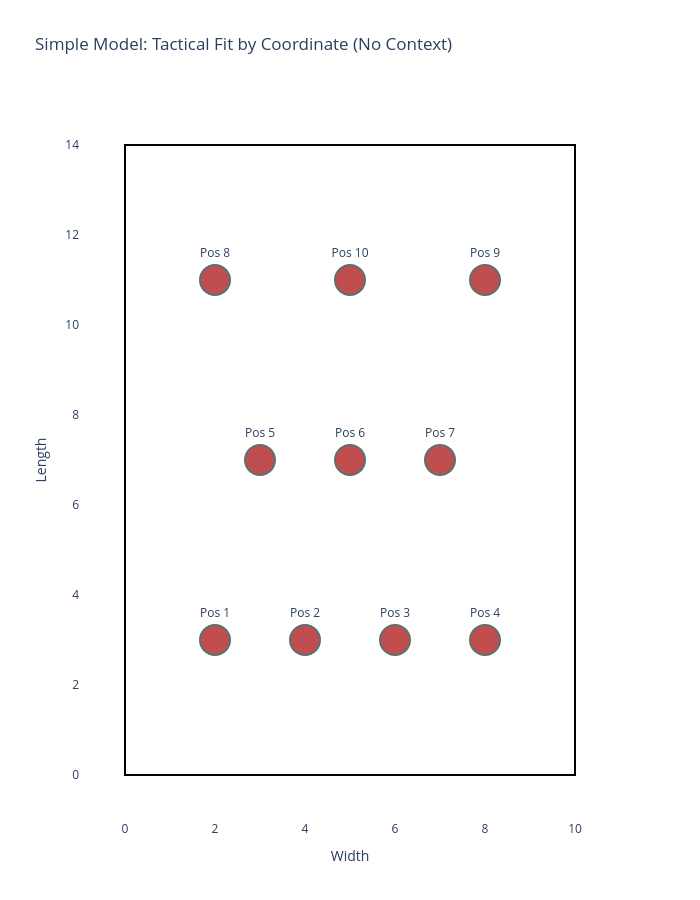

Notebook code cell kept with this figure:
### Code cell
import plotly.graph_objects as go
import numpy as np
import torch
import pandas as pd


def visualize_simple_tactical_fit(
    custom_coords, squad_df, model, device, player_stats_cols
):
    """
    custom_coords: List of tuples [(x, y), ...] for any number of positions
    squad_df: DataFrame containing the squad to rank
    """
    model.eval()

    # 1. Prepare Coordinates
    coords_np = np.array(custom_coords, dtype=float)

    # Normalize globally exactly like the simple model training
    coords_norm = coords_np.copy()
    coords_norm[:, 0] = (coords_norm[:, 0] - 5.0) / 4.0
    coords_norm[:, 1] = (coords_norm[:, 1] - 7.0) / 4.0

    all_rankings = []

    # 2. Process each position independently (Simple Model Logic)
    for i in range(len(coords_norm)):
        # Convert single position to tensor (Batch size 1)
        target_pos_tensor = torch.tensor([coords_norm[i]], dtype=torch.float32).to(
            device
        )

        with torch.no_grad():
            # Encode the 'Position Requirement'
            p_emb = model.position_tower(target_pos_tensor)
            p_norm = p_emb / (torch.linalg.norm(p_emb, dim=1, keepdim=True) + 1e-8)

            # Score all players in the squad
            scores = []
            for _, player_row in squad_df.iterrows():
                # Extract player stats
                p_stats = torch.tensor(
                    [player_row[player_stats_cols].values], dtype=torch.float32
                ).to(device)

                # Encode Player (BatchNorm here uses moving averages due to model.eval())
                u_emb = model.player_tower(p_stats)
                u_norm = u_emb / (torch.linalg.norm(u_emb, dim=1, keepdim=True) + 1e-8)

                # Calculate Similarity
                score = torch.matmul(p_norm, u_norm.T).item()
                scores.append((player_row["player_name"], score))

        # Sort leaderboard for this specific dot
        scores.sort(key=lambda x: x[1], reverse=True)
        top_list = "<br>".join([f"{name}: {s:.4f}" for name, s in scores[:5]])
        all_rankings.append(top_list)

    # 3. Create Plotly Visualization
    fig = go.Figure()

    # Draw the pitch boundaries for context
    fig.add_shape(type="rect", x0=0, y0=0, x1=10, y1=14, line=dict(color="Black"))

    fig.add_trace(
        go.Scatter(
            x=coords_np[:, 0],
            y=coords_np[:, 1],
            mode="markers+text",
            marker=dict(
                size=30,
                color="FireBrick",  # Changed color to distinguish from advanced model
                line=dict(width=2, color="DarkSlateGrey"),
                opacity=0.8,
            ),
            text=[f"Pos {i + 1}" for i in range(len(custom_coords))],
            textposition="top center",
            hoverinfo="text",
            hovertext=[
                f"<b>Top Fits (Simple Model):</b><br>{rank}" for rank in all_rankings
            ],
        )
    )

    fig.update_layout(
        title="Simple Model: Tactical Fit by Coordinate (No Context)",
        xaxis=dict(title="Width", range=[-1, 11], showgrid=False, zeroline=False),
        yaxis=dict(title="Length", range=[-1, 15], showgrid=False, zeroline=False),
        width=700,
        height=900,
        template="plotly_white",
    )

    fig.show()


# Ensure your model is the SimpleTwoTower and loaded with 'simple_soccer_model.pth'
visualize_simple_tactical_fit(
    attacking_433, df_match_real_madrid, model, device, player_stats_cols
)

### Figure 1 — Plotly figure (JSON) as saved in the notebook; plotly's stock layout.template omitted (floating-point values rounded to 4 significant figures)
{"data": [{"hoverinfo": "text", "hovertext": ["<b>Top Fits (Simple Model):</b><br>Daniel Carvajal: 0.4881<br>Marcelo: 0.3782<br>Sergio Ramos: 0.3743<br>Pepe: 0.3425<br>Gareth Bale: 0.2876", "<b>Top Fits (Simple Model):</b><br>Pepe: 0.5131<br>Sergio Ramos: 0.4872<br>Daniel Carvajal: 0.3626<br>Casemiro: 0.3586<br>Marcelo: 0.3406", "<b>Top Fits (Simple Model):</b><br>Pepe: 0.6817<br>Sergio Ramos: 0.6003<br>Daniel Carvajal: 0.4927<br>Casemiro: 0.4798<br>Marcelo: 0.4438", "<b>Top Fits (Simple Model):</b><br>Daniel Carvajal: 0.6804<br>Pepe: 0.6197<br>Marcelo: 0.6037<br>Sergio Ramos: 0.5579<br>Luka Modric: 0.4846", "<b>Top Fits (Simple Model):</b><br>Luka Modric: 0.5411<br>Casemiro: 0.5197<br>Toni Kroos: 0.5054<br>Daniel Carvajal: 0.4638<br>Marcelo: 0.4578", "<b>Top Fits (Simple Model):</b><br>Toni Kroos: 0.7281<br>Casemiro: 0.7240<br>Luka Modric: 0.6614<br>Marcelo: 0.6370<br>Daniel Carvajal: 0.6299", "<b>Top Fits (Simple Model):</b><br>Luka Modric: 0.6478<br>Toni Kroos: 0.6406<br>Casemiro: 0.6138<br>Marcelo: 0.5971<br>Gareth Bale: 0.5861", "<b>Top Fits (Simple Model):</b><br>Gareth Bale: 0.5038<br>Cristiano Ronaldo: 0.4864<br>Karim Benzema: 0.4564<br>Toni Kroos: 0.4120<br>Marcelo: 0.3505", "<b>Top Fits (Simple Model):</b><br>Gareth Bale: 0.5469<br>Cristiano Ronaldo: 0.5190<br>Karim Benzema: 0.4789<br>Toni Kroos: 0.4730<br>Marcelo: 0.4575", "<b>Top Fits (Simple Model):</b><br>Karim Benzema: 0.5192<br>Cristiano Ronaldo: 0.4896<br>Gareth Bale: 0.4366<br>Toni Kroos: 0.4188<br>Sergio Ramos: 0.3993"], "marker": {"color": "FireBrick", "line": {"color": "DarkSlateGrey", "width": 2}, "opacity": 0.8, "size": 30}, "mode": "markers+text", "text": ["Pos 1", "Pos 2", "Pos 3", "Pos 4", "Pos 5", "Pos 6", "Pos 7", "Pos 8", "Pos 9", "Pos 10"], "textposition": "top center", "type": "scatter", "x": [2.0, 4.0, 6.0, 8.0, 3.0, 5.0, 7.0, 2.0, 8.0, 5.0], "y": [3.0, 3.0, 3.0, 3.0, 7.0, 7.0, 7.0, 11.0, 11.0, 11.0]}], "layout": {"height": 900, "shapes": [{"line": {"color": "Black"}, "type": "rect", "x0": 0, "x1": 10, "y0": 0, "y1": 14}], "title": {"text": "Simple Model: Tactical Fit by Coordinate (No Context)"}, "width": 700, "xaxis": {"range": [-1, 11], "showgrid": false, "title": {"text": "Width"}, "zeroline": false}, "yaxis": {"range": [-1, 15], "showgrid": false, "title": {"text": "Length"}, "zeroline": false}}}
